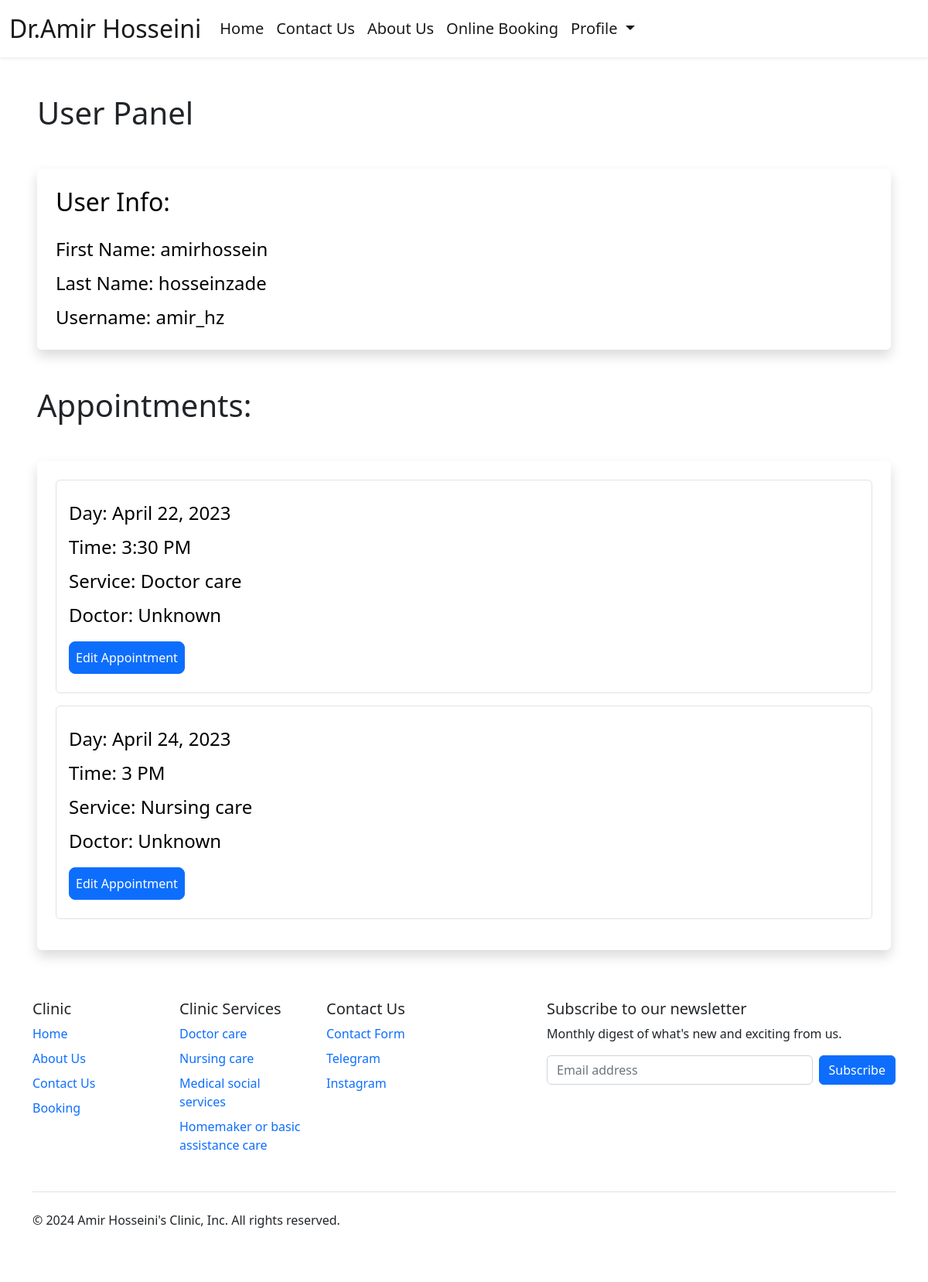
The app's page /user-panel (signed in) with its own data.
### booking/models.py (models this page shows, shortened)
class Appointment(models.Model):
    user = models.ForeignKey(User, on_delete=models.CASCADE, null=True, blank=True)
    service = models.CharField(max_length=50, choices=SERVICE_CHOICES, default="Doctor care")
    doctor = models.CharField(max_length=255, default="Unknown")
    day = models.DateField(default=datetime.now)
    time = models.CharField(max_length=10, choices=TIME_CHOICES, default="3 PM")
    time_ordered = models.DateTimeField(default=datetime.now, blank=True)

### booking/views.py (the view)
# urls.py: path('user-panel', views.userPanel, name='userPanel'),
def userPanel(request):
    user = request.user
    appointments = Appointment.objects.filter(user=user).order_by('day', 'time')
    return render(request, 'userPanel.html', {
        'user':user,
        'appointments':appointments,
    })

### booking/templates/userPanel.html (shortened to what this page needs)
{% extends 'layout.html' %}
{% load static %}
{% block body %}
{% if user.is_authenticated %}
<h1 class="ms-5 mt-5">User Panel</h1>
<div class="shadow p-4 mb-5 bg-body bg-body rounded text-black m-5">
    <h2 class="">User Info:</h2>
    <ul class="list-group fs-4 mt-3">
        <li class="list-group mt-2">First Name: {{ user.first_name }}</li>
        <li class="list-group mt-2">Last Name: {{ user.last_name }}</li>
        <li class="list-group mt-2">Username: {{ user.username }}</li>
    </ul>
</div>
{% if appointments.count > 0 %}
<div class="mt-5">
    <h1 class="ms-5">Appointments:</h1>
    <div class="shadow p-4 mb-3 bg-body bg-body rounded text-black m-5">
        {% for appointment in appointments %}
        <div class="list-group fs-4 border p-3 mb-3">
            <p class="list-group mt-2">Day: {{ appointment.day }}</p>
            <p class="list-group mt-2">Time: {{ appointment.time }}</p>
            <p class="list-group mt-2">Service: {{ appointment.service }}</p>
            <p class="list-group mt-2">Doctor: {{ appointment.doctor }}</p>
            <div class="mt-3 mb-2">
                <a class="btn btn-primary rounded-3 p-2" href="{% url 'userUpdate' appointment.id %}">Edit Appointment</a>
            </div>
        </div>
        {% endfor %}
    </div>
</div>
{% endif %}
{% else %}
<div class="shadow p-4 mb-5 bg-body bg-body rounded text-black m-5">
    <h1 class="p-2 ms-3">First Sign in!</h1>
    <a href="{% url 'login' %}" class="btn btn-primary text-white">Sign in</a>
</div>
{% endif %}
{% endblock %}

### records on screen
Appointment: day "April 22, 2023", time "3:30 PM", service "Doctor care", doctor "Unknown"
Appointment: day "April 24, 2023", time "3 PM", service "Nursing care", doctor "Unknown"

### other values on screen
{{ user.first_name }} "amirhossein"
{{ user.last_name }} "hosseinzade"
{{ user.username }} "amir_hz"
